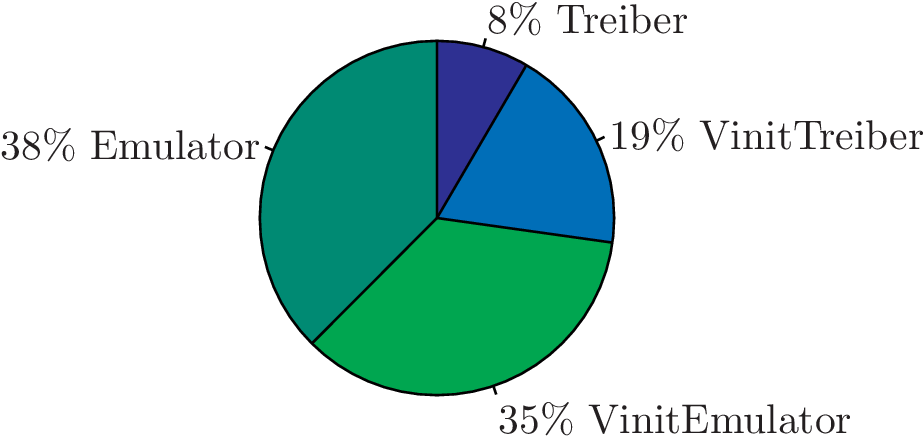

The gnuplot source for this figure:
set palette blue, navyBlue, green, pinegreen
set width 6
set output "ram_distr.png"
set terminal png antialias dpi 300 notransparent
set size 3
piechart '--' using $1 label auto "%s"%($2)
970752  Treiber
2166784 VinitTreiber
4063232 VinitEmulator
4325376 Emulator
END
